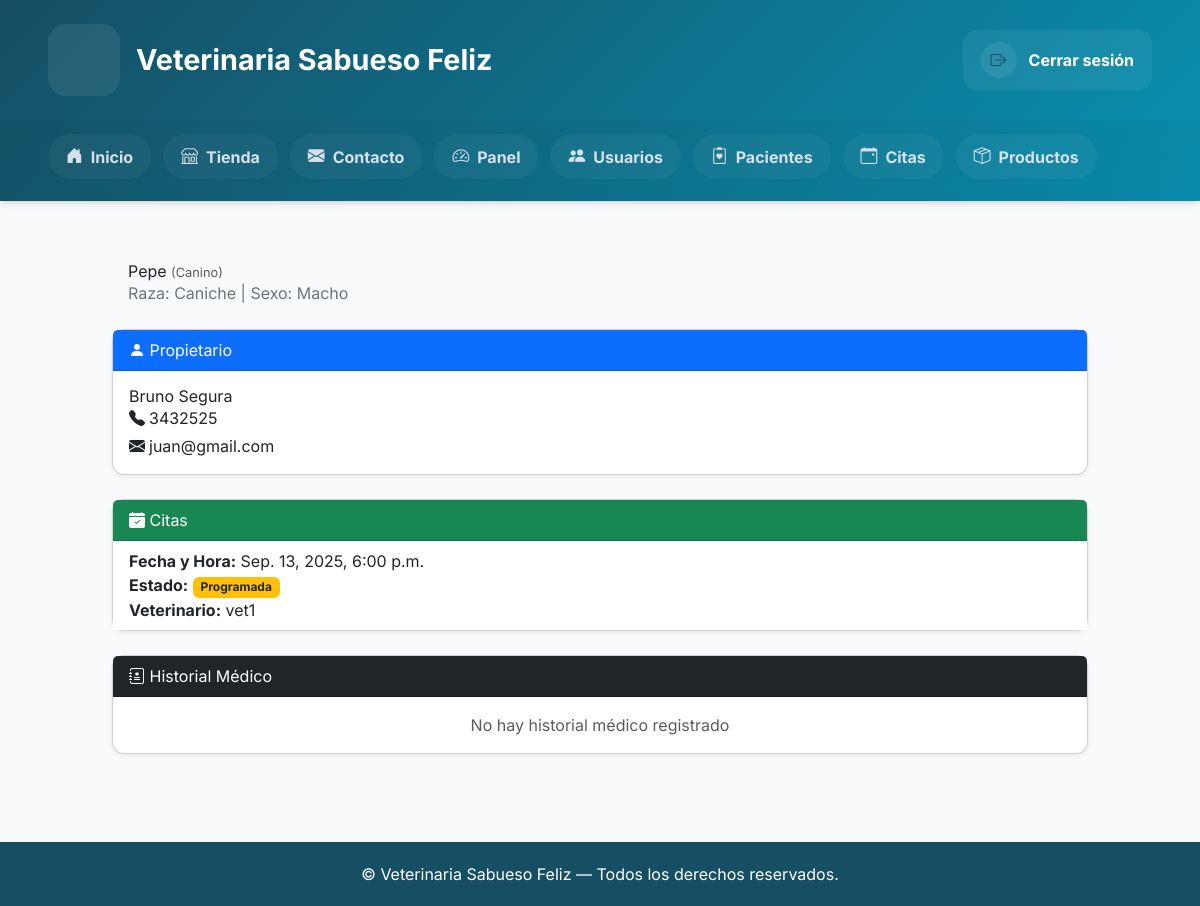
The page /mascota/3/ (signed in) on the database as committed earlier.
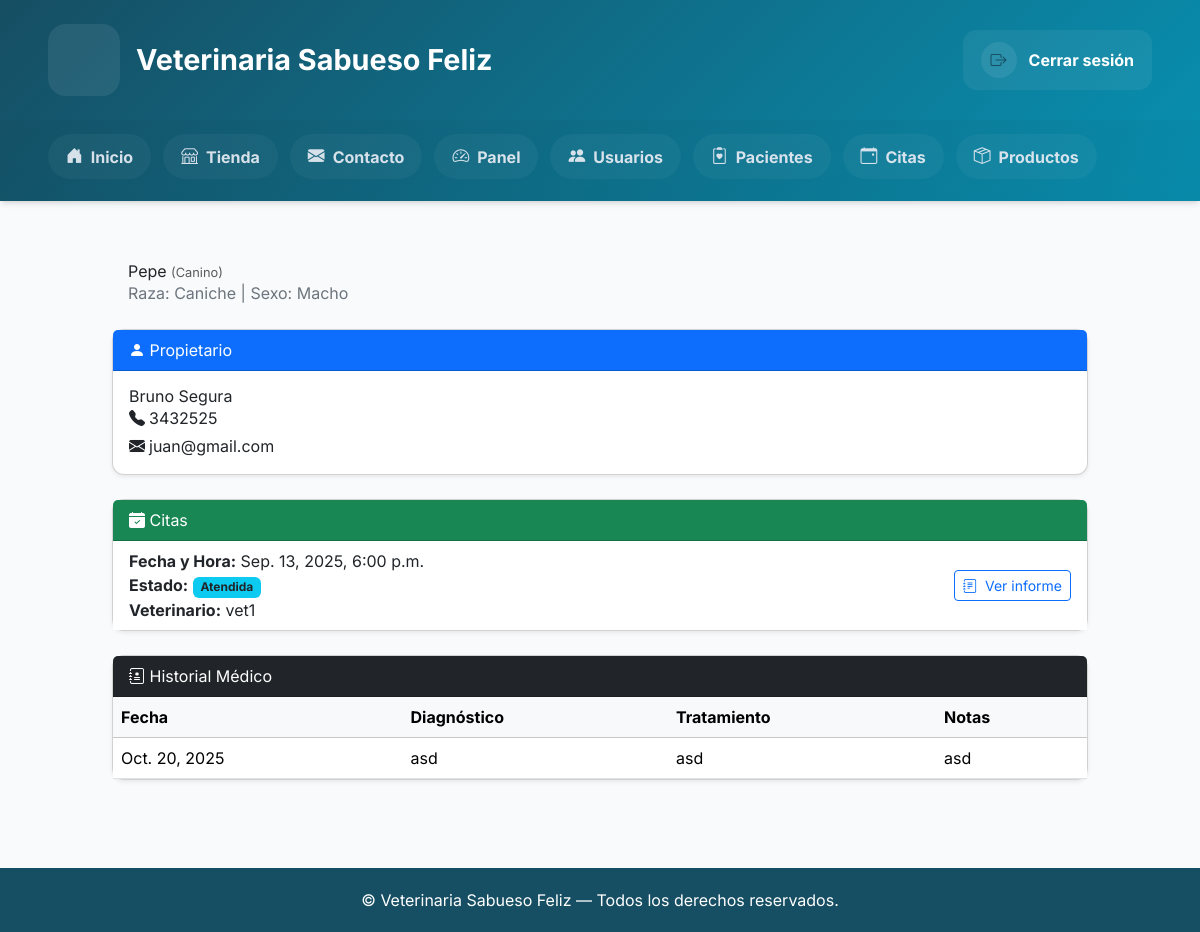
The same page on the database as committed later.
### Core/models.py (models this page shows, shortened)
class Cita(models.Model):
    ESTADOS = (
        ("pendiente", "Pendiente"),
        ("programada", "Programada"),
        ("atendida", "Atendida"),
        ("cancelada", "Cancelada"),
    )
    TIPOS = (
        ("consulta", "Consulta"),
        ("vacunacion", "Vacunación"),
        ("cirugia", "Cirugía"),
    )
    paciente = models.ForeignKey(Paciente, on_delete=models.CASCADE)
    veterinario = models.ForeignKey(
        User,
        limit_choices_to={"rol": "VET"},
        on_delete=models.SET_NULL,
        null=True,
        blank=True,
    )
    fecha_solicitada = models.DateField(default=timezone.now)
    fecha_hora = models.DateTimeField(blank=True, null=True)
    duracion = models.IntegerField(default=30)  # duración en minutos
    tipo = models.CharField(max_length=50, choices=TIPOS, default="consulta")
    estado = models.CharField(max_length=20, choices=ESTADOS, default="pendiente")
    notas = models.TextField(blank=True)

class User(AbstractUser):
    ROLES = (
        ("ADMIN", "Administrador"),
        ("VET", "Veterinario"),
        ("ADMIN_OP", "Administrativo"),
        ("OWNER", "Propietario"),
    )
    rol = models.CharField(max_length=20, choices=ROLES)
    telefono = models.CharField(max_length=20, blank=True)
    direccion = models.CharField(max_length=200, blank=True)
    activo = models.BooleanField(default=True)
    avatar = models.ImageField(upload_to="avatars/", blank=True, null=True)
    especialidad = models.CharField(max_length=100, blank=True)  # para veterinarios

class HistorialMedico(models.Model):
    paciente = models.ForeignKey(Paciente, on_delete=models.CASCADE)
    veterinario = models.ForeignKey(User, limit_choices_to={"rol": "VET"}, on_delete=models.SET_NULL, null=True)
    fecha = models.DateTimeField(auto_now_add=True)
    diagnostico = models.TextField()
    tratamiento = models.TextField()
    notas = models.TextField(blank=True)
    peso = models.DecimalField(max_digits=5, decimal_places=2, blank=True, null=True)
    temperatura = models.DecimalField(max_digits=4, decimal_places=1, blank=True, null=True)
    examenes = models.TextField(blank=True)
    imagenes = models.ImageField(upload_to="historial_medico/", blank=True, null=True)
    proximo_control = models.DateField(blank=True, null=True)
    sin_proximo_control = models.BooleanField(default=False)
    cita = models.OneToOneField(
        "Cita",
        on_delete=models.SET_NULL,
        null=True,
        blank=True,
        related_name="historial_medico",
    )

### Core/views.py (the view)
# urls.py: path('mascota/<int:paciente_id>/', views.detalle_mascota, name='detalle_mascota'),
@login_required
def detalle_mascota(request, paciente_id):
    paciente = get_object_or_404(Paciente, id=paciente_id)
    if request.user.rol == "OWNER" and paciente.propietario.user != request.user:
        messages.error(request, "No tienes permiso para ver esta mascota.")
        return redirect("dashboard")
    historiales_qs = HistorialMedico.objects.filter(paciente=paciente).order_by("-fecha")
    historiales = list(historiales_qs)
    citas_qs = (
        Cita.objects.filter(paciente=paciente)
        .select_related("veterinario", "historial_medico")
        .order_by("-fecha_solicitada", "-fecha_hora")
    )
    citas = list(citas_qs)
    historiales_por_fecha = {}
    for historial in historiales:
        fecha_hist = historial.fecha
        if timezone.is_aware(fecha_hist):
            fecha_hist = timezone.localtime(fecha_hist)
        historiales_por_fecha.setdefault(fecha_hist.date(), historial)
    for cita in citas:
        historial_relacionado = getattr(cita, "historial_medico", None)
        if historial_relacionado:
            cita.historial_relacionado = historial_relacionado
            continue
        fecha_cita = cita.fecha_hora
        if fecha_cita:
            if timezone.is_aware(fecha_cita):
                fecha_cita = timezone.localtime(fecha_cita)
        else:
            fecha_cita = datetime.combine(cita.fecha_solicitada, time.min)
            if timezone.is_naive(fecha_cita):
                fecha_cita = timezone.make_aware(
                    fecha_cita, timezone.get_current_timezone()
                )
        cita.historial_relacionado = historiales_por_fecha.get(fecha_cita.date())
    ahora = timezone.now()
    citas_confirmadas = [cita for cita in citas if cita.fecha_hora]
    citas_futuras = sorted(
        (cita for cita in citas_confirmadas if cita.fecha_hora >= ahora),
        key=lambda c: c.fecha_hora,
    )
    citas_pasadas = [
        cita for cita in citas_confirmadas if cita.fecha_hora < ahora
    ]
    ultima_consulta = historiales[0] if historiales else None
    proxima_cita = citas_futuras[0] if citas_futuras else None
    template = (
        "core/detalle_mascota_admin.html"
        if request.user.rol in {"ADMIN", "ADMIN_OP"}
        else "core/detalle_mascota.html"
    )
    return render(
        request,
        template,
        {
            "paciente": paciente,
            "historiales": historiales,
            "citas": citas,
            "citas_futuras": citas_futuras,
            "citas_pasadas": citas_pasadas,
            "ultima_consulta": ultima_consulta,
            "proxima_cita": proxima_cita,
        },
    )

### Core/templates/core/detalle_mascota_admin.html (shortened to what the changed rows need)
{% extends "core/base.html" %}
{% block content %}
<div class="container py-5">
    <div class="d-flex align-items-center mb-4">
        <div>
            <h2 class="mb-0">{{ paciente.nombre }} <small class="text-muted">({{ paciente.especie }})</small></h2>
        </div>
    </div>
    <div class="card mb-4 shadow-sm">
        <div class="card-body p-0">
            {% if citas %}
            <ul class="list-group list-group-flush">
                {% for cita in citas %}
                <li class="list-group-item d-flex justify-content-between align-items-center flex-column flex-md-row">
                    <div>
                        <strong>Fecha y Hora:</strong>
                        {% if cita.fecha_hora %}
                            {{ cita.fecha_hora|date:"M. d, Y, g:i a" }}
                        {% else %}
                            {{ cita.fecha_solicitada|date:"M. d, Y" }} (sin horario)
                        {% endif %}
                        <br>
                        <strong>Estado:</strong>
                        {% if cita.estado == "atendida" %}
                            <span class="badge bg-info text-dark">{{ cita.estado|capfirst }}</span>
                        {% elif cita.estado == "programada" %}
                            <span class="badge bg-warning text-dark">{{ cita.estado|capfirst }}</span>
                        {% else %}
                            <span class="badge bg-secondary">{{ cita.estado|capfirst }}</span>
                        {% endif %}
                        <br>
                        <strong>Veterinario:</strong>
                        {% if cita.veterinario %}
                            {{ cita.veterinario.username }}
                        {% else %}
                            <span class="text-muted">Sin asignar</span>
                        {% endif %}
                    </div>
                    {% if cita.estado == "atendida" %}
                        {% if cita.historial_relacionado %}
                        <a href="{% url 'detalle_historial' cita.historial_relacionado.id %}" class="btn btn-sm btn-outline-primary mt-2 mt-md-0">
                            <i class="bi bi-journal-text me-1"></i> Ver informe
                        </a>
                        {% else %}
                        <a href="{% url 'detalle_cita' cita.id %}" class="btn btn-sm btn-outline-secondary mt-2 mt-md-0">
                            <i class="bi bi-eye-fill me-1"></i> Ver detalle
                        </a>
                        {% endif %}
                    {% endif %}
                </li>
                {% endfor %}
            </ul>
            {% else %}
                <div class="p-3 text-center text-muted">No hay citas registradas</div>
            {% endif %}
        </div>
    </div>
    <div class="card shadow-sm">
        <div class="card-body p-0">
            {% if historiales %}
            <div class="table-responsive">
                <table class="table table-hover mb-0">
                    <thead class="table-light">
                        <tr>
                            <th>Fecha</th>
                            <th>Diagnóstico</th>
                            <th>Tratamiento</th>
                            <th>Notas</th>
                        </tr>
                    </thead>
                    <tbody>
                        {% for hist in historiales %}
                        <tr>
                            <td>{{ hist.fecha|date:"M. d, Y" }}</td>
                            <td>{{ hist.diagnostico }}</td>
                            <td>{{ hist.tratamiento }}</td>
                            <td>{% if hist.notas %}{{ hist.notas }}{% else %}-{% endif %}</td>
                        </tr>
                        {% endfor %}
                    </tbody>
                </table>
            </div>
            {% else %}
                <div class="p-3 text-center text-muted">No hay historial médico registrado</div>
            {% endif %}
        </div>
    </div>
</div>
{% endblock %}

Rows that differ between the two databases and show on the page:
changed Cita "vet1": estado "Programada" → "Atendida"
added HistorialMedico: fecha "Oct. 20, 2025", diagnostico "asd", tratamiento "asd", notas "asd"
Other text that changed with them:
text no longer shown: "No hay historial médico registrado"
text now shown: "Fecha Diagnóstico Tratamiento Notas"
